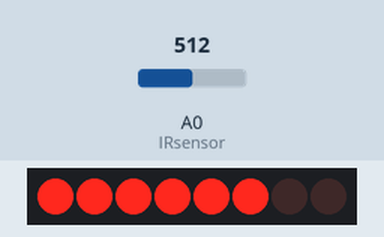
This sketch was run on a simulated Arduino Uno, built with avr-gcc and run on an emulated ATmega328P. Parts: 8 shift-register outputs drawn as a row of LEDs (first output left, lit = HIGH). Wiring (inferred from the names in the program): shift register (74HC595): data pin 8; shift clock pin 10; latch pin 9. Wiring (inferred from the signals the program sends): row of LEDs: on Q0, Q1, Q2, Q3, Q4, Q5, Q6, Q7. The inputs (shaded band) are chosen by the test bench; at power-on: A0 (IRsensor) = 512.

Above: at 1.2 s.
1.3 s: A0 (IRsensor) set to 532
2.8 s: A0 (IRsensor) set to 555
At 3.7 s:
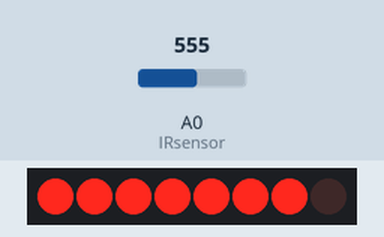
4.3 s: A0 (IRsensor) set to 610
At 4.8 s:
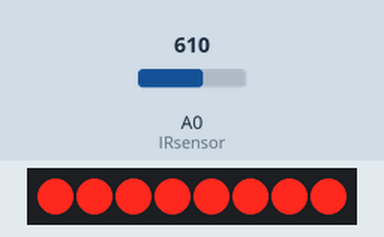
5.8 s: A0 (IRsensor) set to 306
At 7.0 s:
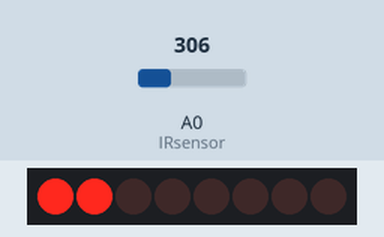
7.3 s: A0 (IRsensor) set to 278
8.8 s: A0 (IRsensor) set to 249
At 9.5 s:
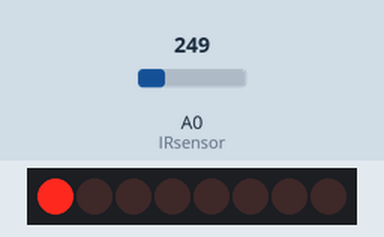
Timing chart, 0 to 11.3 s (numbered marks = the images above; inputs shaded):
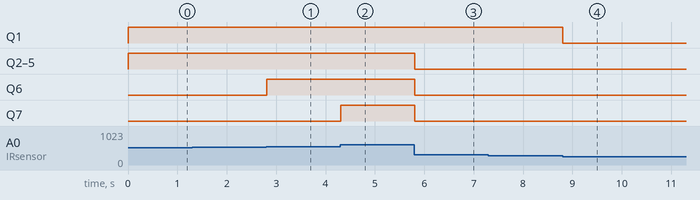

Measured:
- the behaviour switches between 543 and 544 on A0 (IRsensor) (found by bisection; images 0 and 1)
- the behaviour switches between 263 and 262 on A0 (IRsensor) (found by bisection; images 3 and 4)
- after the input at 1.3 s, every drawn part: stays the same
- after the input at 2.8 s, Q6: LOW → HIGH at once
- after the input at 4.3 s, Q7: LOW → HIGH at once
- after the input at 5.8 s, Q2–7: HIGH → LOW at once
- after the input at 7.3 s, every drawn part: stays the same
- after the input at 8.8 s, Q1: HIGH → LOW at once

The sketch:

25_3-BarGraph_distance_sensor.ino
```cpp
/*
    Author: Quang Tran
    Date: August 9, 2019
*/

unsigned IRsensor = 0;
unsigned dataPin = 8;
unsigned latchPin = 9;
unsigned clockPin = 10;

// Figure out these numbers by using Mac's programmer calculator
int vals[9] = {0,1,3,7,15,31,63,127,255}; // The values when convert to binary (represent on bargraph LEDs) will have a "battery percentage" effect
int maxDist = 150;
int minDist = 600;

void setup() {
  pinMode(IRsensor, INPUT);
  pinMode(dataPin, OUTPUT);
  pinMode(latchPin, OUTPUT);
  pinMode(clockPin, OUTPUT);
}

void loop() {
  int distance = analogRead(IRsensor);
  distance = map(distance, maxDist, minDist, 0, 8);   // Map to 9 predetermined values
  distance = constrain(distance, 0, 8);               // Constrain the values in case there's a value above 8 or below 0

  digitalWrite(latchPin, LOW);
  shiftOut(dataPin, clockPin, MSBFIRST, vals[distance]);
  digitalWrite(latchPin, HIGH);
  delay(10);
}
```
